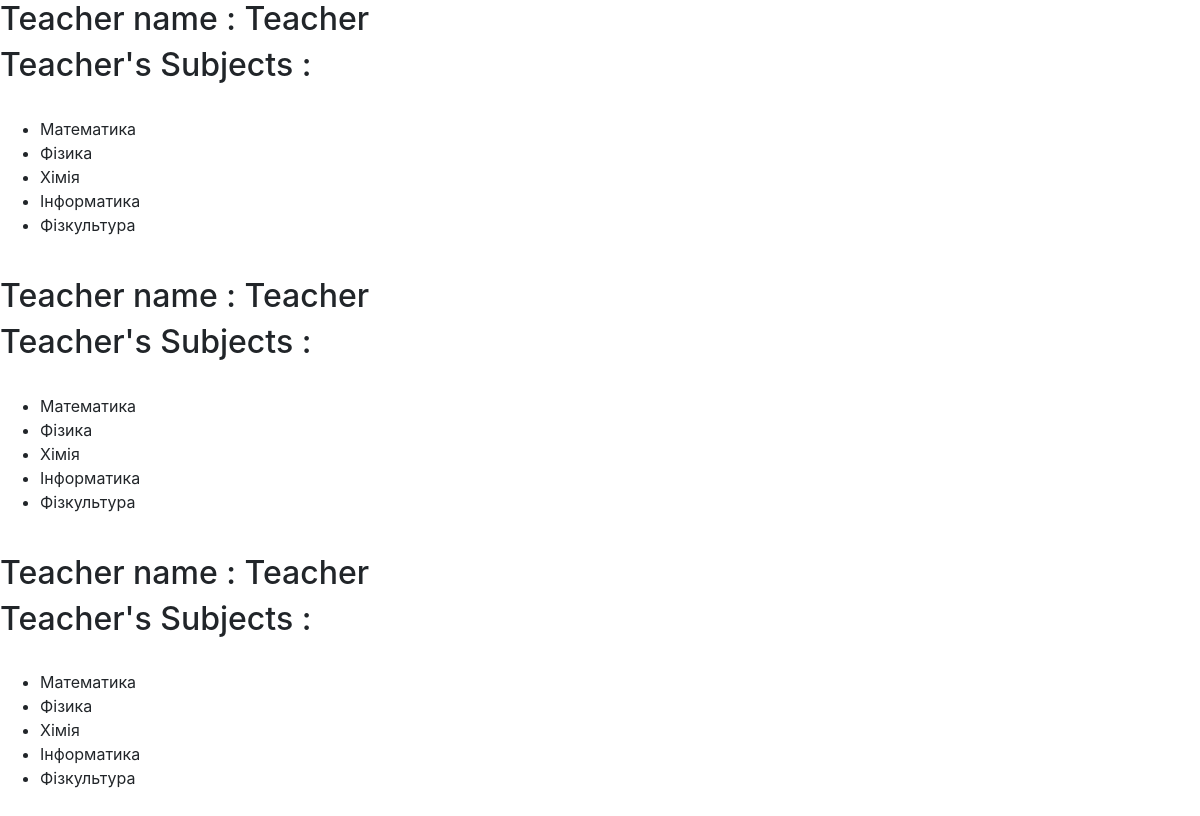
Page /teacher/subjects/ (signed in) on the earlier database version.
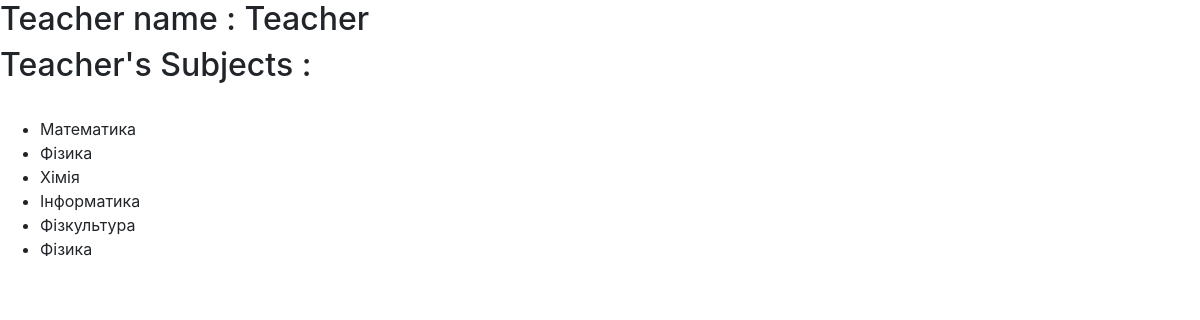
Same page on the later database version.
### main/models.py (models this page shows, shortened)
class Teacher(models.Model):
    username = models.CharField(max_length=50, default='Teacher')
    email = models.EmailField(default='example@email.com')

class Subject(models.Model):
    name = models.CharField(max_length=255)
    description = models.TextField(blank=True, null=True)

### main/views.py (the view)
# urls.py: path('teacher/subjects/', views.teacher_subject, name='teacher_subjects'),
@login_required
def teacher_subject(request):
    teachers = Teacher.objects.all()
    subjects = Subject.objects.all()
    return render(request, 'main/teacher_subjects.html', {'teachers': teachers, 'subjects':subjects})

### templates/main/teacher_subjects.html (shortened to what this page needs)
<!DOCTYPE html>
<html lang="en">
<head>
    <link rel="stylesheet" href="https://stackpath.bootstrapcdn.com/bootstrap/4.5.2/css/bootstrap.min.css">
</head>
<body>
    {% for teacher in teachers %}
    <h2>Teacher name : {{ teacher.username }}</h2>
    <h2>Teacher's Subjects :</h2>
    <br>
    <ul>
        {% for subject in subjects %}
        <li>{{ subject.name }}</li>
        {% endfor %}
        <br>
    </ul>
    {% endfor %}
</body>
</html>

Differences in the rows shown:
removed Teacher: username "Teacher", Subject (name "Математика"), Subject (name "Фізика"), Subject (name "Хімія"), Subject (name "Інформатика"), Subject (name "Фізкультура")
removed Teacher: username "Teacher", Subject (name "Математика"), Subject (name "Фізика"), Subject (name "Хімія"), Subject (name "Інформатика"), Subject (name "Фізкультура")
added Subject: name "Фізика"
